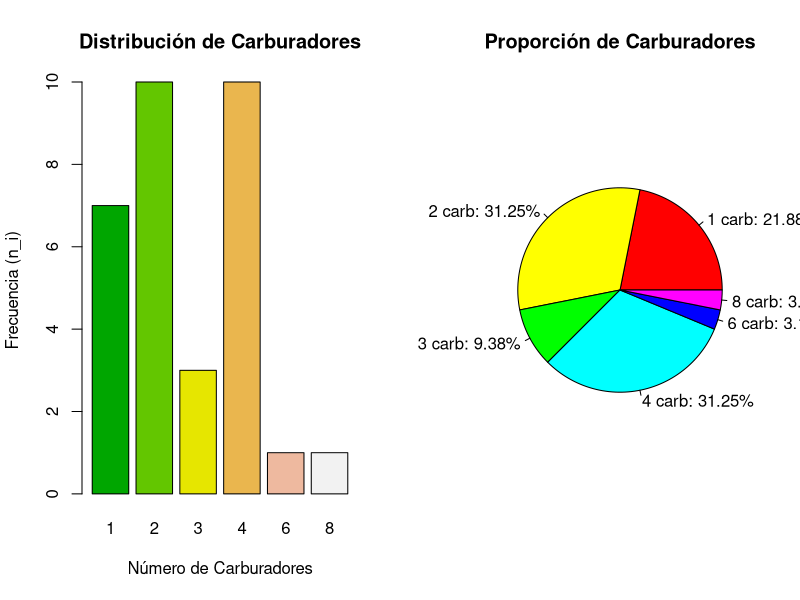

Reproduce this figure in R.
## ---- chunk 1
#| echo: true
#| eval: true
data("mtcars") # <1> 
#head(mtcars)
datos_carb=mtcars$carb # <2>
# datos_carb=mtcars[["carb"]] 
datos_carb # <3>
## ---- chunk 2
ni=table(datos_carb)
Ni=cumsum(ni)
fi=prop.table(ni) 
Fi=cumsum(fi)
## ---- chunk 3
tabla_frecuencias <- data.frame(
  Carburadores = names(ni),
  ni = as.vector(ni),
  Ni = as.vector(Ni),
  fi = round(as.vector(fi), 4),
  Fi = round(as.vector(Fi), 4),
  Porcentaje = paste0(round(as.vector(fi) * 100, 2), "%") )
print(tabla_frecuencias)
## ---- chunk 4
library(knitr)
kable(tabla_frecuencias) 
## ---- chunk 5
par(mfrow=c(1,2)) #Para ver dos gráficos lado a lado
# Gráfico de Barras
barplot(ni, col=terrain.colors(6), 
        main="Distribución de Carburadores",
        xlab="Número de Carburadores", 
        ylab="Frecuencia (n_i)")
# Gráfico circular 
pie(ni, labels = paste0(names(ni), " carb: ", tabla_frecuencias$Porcentaje),
    col=rainbow(6), main="Proporción de Carburadores") 
